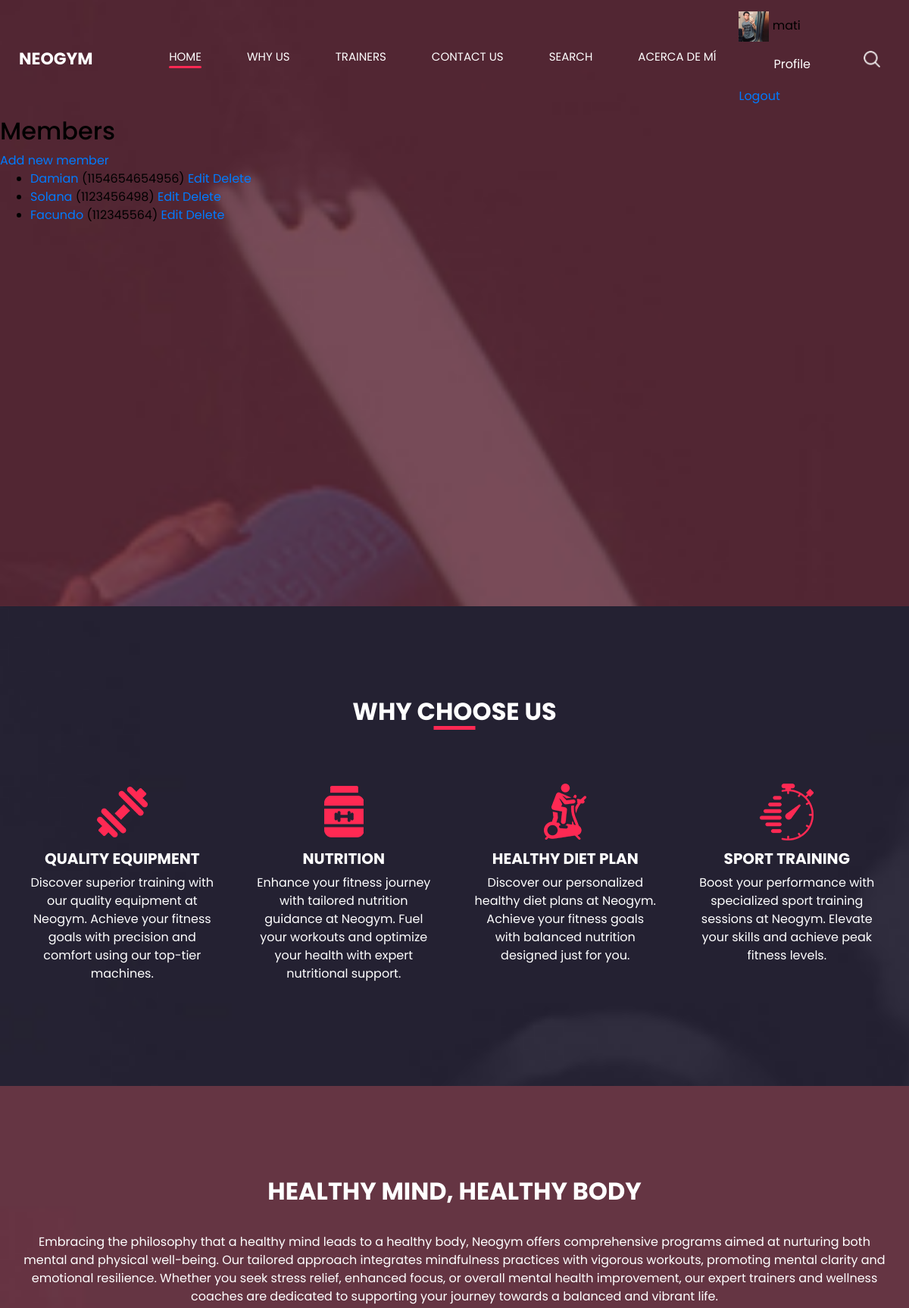
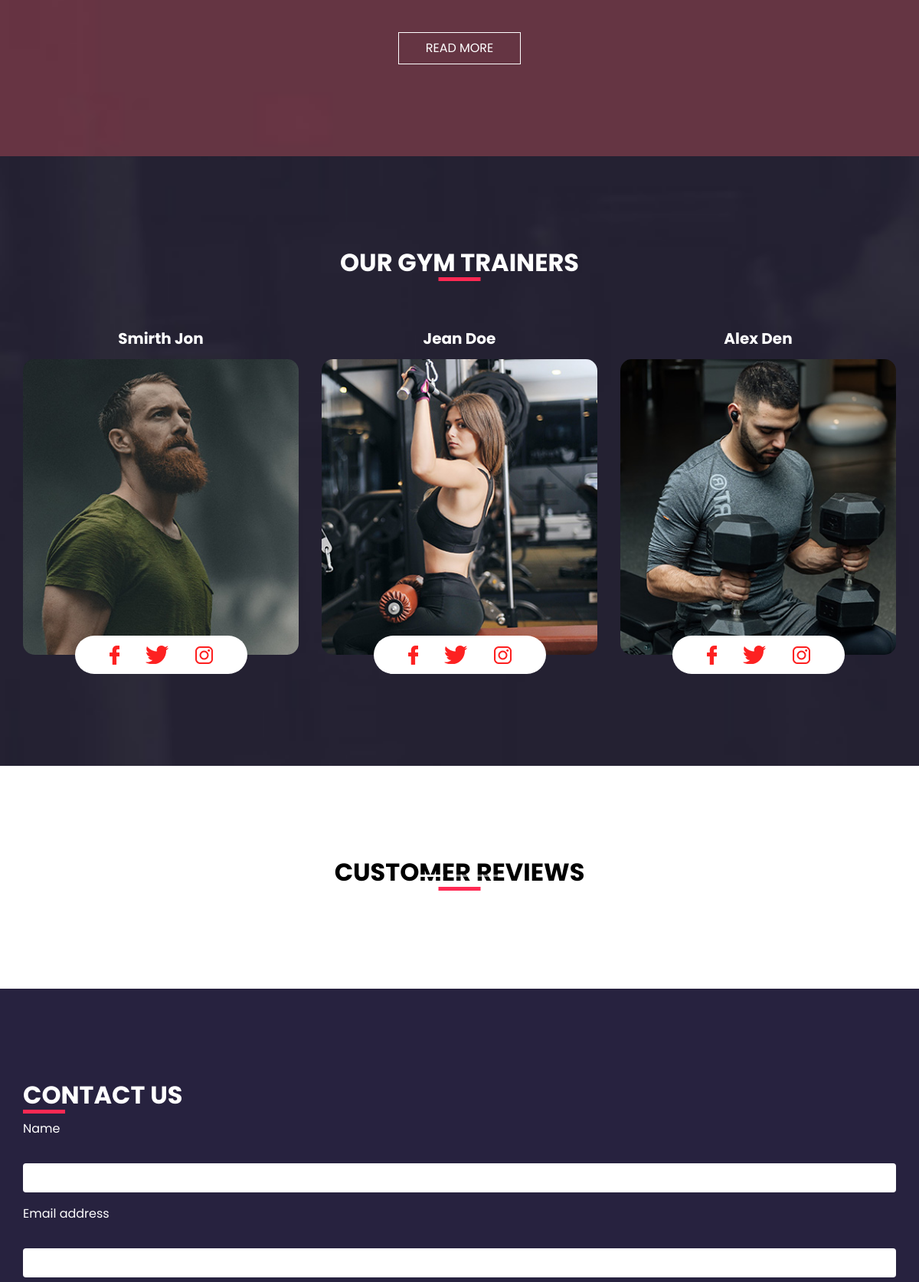
Page /members/ (signed in, upper part) on the committed database (2 pictures, top to bottom).
### main/models.py (models this page shows, shortened)
class Profile(models.Model):
    user = models.OneToOneField(User, on_delete=models.CASCADE)
    avatar = models.ImageField(default='default.jpg', upload_to='avatars')

class Member(models.Model):
    nombre = models.CharField(max_length=100)
    email = models.EmailField()
    telefono = models.CharField(max_length=20)
    mensaje = models.TextField()

### main/views.py (the view)
# urls.py: path('members/', main_views.member_list, name='member_list'),
@login_required
def member_list(request):
    members = Member.objects.all()
    return render(request, 'main/member_list.html', {'members': members})

### main/templates/main/member_list.html
{% extends 'main/index.html' %}
{% block content %}
  <h2>Members</h2>
  <a href="{% url 'member_create' %}">Add new member</a>
  <ul>
    {% for member in members %}
      <li>
        <a href="{% url 'member_detail' member.pk %}">{{ member.nombre }}</a>
        ({{ member.telefono }})
        <a href="{% url 'member_update' member.pk %}">Edit</a>
        <a href="{% url 'member_delete' member.pk %}">Delete</a>
      </li>
    {% endfor %}
  </ul>
{% endblock %}

### main/templates/main/index.html (shortened to what this page needs)
<!DOCTYPE html>
<html>
  <head>
    {% load static %}
    <link
      rel="stylesheet"
      type="text/css"
      href="https://cdnjs.cloudflare.com/ajax/libs/OwlCarousel2/2.3.4/assets/owl.carousel.min.css"
    />
    <link
      rel="stylesheet"
      type="text/css"
      href="{% static 'css/bootstrap.css' %}"
    />
    <link href="{% static 'css/style.css' %}" rel="stylesheet" />
    <link href="{% static 'css/responsive.css' %}" rel="stylesheet" />
  </head>
  <body>
    <div class="hero_area">
      <header class="header_section">
        <div class="container-fluid">
          <nav class="navbar navbar-expand-lg custom_nav-container">
            <a class="navbar-brand" href="{% url 'index' %}">
              <span> Neogym </span>
            </a>
            <div class="collapse navbar-collapse" id="navbarSupportedContent">
              <div
                class="d-flex ml-auto flex-column flex-lg-row align-items-center"
              >
                <ul class="navbar-nav">
                  <li class="nav-item active">
                    <a class="nav-link" href="{% url 'index' %}">Home <span class="sr-only">(current)</span></a>
                  </li>
                  <li class="nav-item">
                    <a class="nav-link" href="{% url 'why' %}"> Why us </a>
                  </li>
                  <li class="nav-item">
                    <a class="nav-link" href="{% url 'trainer' %}"> trainers</a>
                  </li>
                  <li class="nav-item">
                    <a class="nav-link" href="{% url 'contact' %}"> Contact Us</a>
                  </li>
                  <li class="nav-item">
                    <a class="nav-link" href="{% url 'search' %}"> Search </a>
                  </li>
                  <li class="nav-item">
                    <a class="nav-link" href="{% url 'about' %}"> Acerca de mí </a>
                  </li>
                </ul>
                <div class="user_option">
                  {% if user.is_authenticated %}
                  <div class="user_info">
                    <img src="{{ user.profile.avatar.url }}" alt="Avatar" height='40px' class="user_avatar">
                    <span>{{ user.username }}</span>
                    <a class="nav-link" href="{% url 'profile' %}">Profile</a>
                    <form method="post" action="{% url 'logout' %}">
                      <button type="submit" class="nav-link btn btn-link" style="padding: 0; border: none; background: none;">Logout</button>
                    </form>
                  </div>
                {% else %}
                  <a class="nav-link" href="{% url 'login' %}">Login</a>
                  <a class="nav-link" href="{% url 'register' %}">Register</a>
                {% endif %}
                  <form
                    class="form-inline my-2 my-lg-0 ml-0 ml-lg-4 mb-3 mb-lg-0"
                  >
                    <button
                      class="btn my-2 my-sm-0 nav_search-btn"
                      type="submit"
                    ></button>
                  </form>
                </div>
              </div>
            </div>
          </nav>
        </div>
      </header>
      {% block content %} {% endblock %}
    </div>
    <section class="us_section layout_padding">
      <div class="container">
        <div class="heading_container">
          <h2>Why Choose Us</h2>
        </div>
        <div class="us_container">
          <div class="row">
            <div class="col-lg-3 col-md-6">
              <div class="box">
                <div class="img-box">
                  <img src="{% static 'images/u-1.png' %}" alt="" />
                </div>
                <div class="detail-box">
                  <h5>QUALITY EQUIPMENT</h5>
                  <p>
                    Discover superior training with our quality equipment at
                    Neogym. Achieve your fitness goals with precision and
                    comfort using our top-tier machines.
                  </p>
                </div>
              </div>
            </div>
            <div class="col-lg-3 col-md-6">
              <div class="box">
                <div class="img-box">
                  <img src="{% static 'images/u-4.png' %}" alt="" />
                </div>
                <div class="detail-box">
                  <h5>NUTRITION</h5>
                  <p>
                    Enhance your fitness journey with tailored nutrition
                    guidance at Neogym. Fuel your workouts and optimize your
                    health with expert nutritional support.
                  </p>
                </div>
              </div>
            </div>
            <div class="col-lg-3 col-md-6">
              <div class="box">
                <div class="img-box">
                  <img src="{% static 'images/u-2.png' %}" alt="" />
                </div>
                <div class="detail-box">
                  <h5>HEALTHY DIET PLAN</h5>
                  <p>
                    Discover our personalized healthy diet plans at Neogym.
                    Achieve your fitness goals with balanced nutrition designed
                    just for you.
                  </p>
                </div>
              </div>
            </div>
            <div class="col-lg-3 col-md-6">
              <div class="box">
                <div class="img-box">
                  <img src="{% static 'images/u-3.png' %}" alt="" />
                </div>
                <div class="detail-box">
                  <h5>SPORT TRAINING</h5>
                  <p>
                    Boost your performance with specialized sport training
                    sessions at Neogym. Elevate your skills and achieve peak
                    fitness levels.
                  </p>
                </div>
              </div>
            </div>
          </div>
        </div>
      </div>
    </section>
    <section class="heathy_section layout_padding">
      <div class="container">
        <div class="row">
          <div class="col-md-12 mx-auto">
            <div class="detail-box">
              <h2>HEALTHY MIND, HEALTHY BODY</h2>
              <p>
                Embracing the philosophy that a healthy mind leads to a healthy
                body, Neogym offers comprehensive programs aimed at nurturing
                both mental and physical well-being. Our tailored approach
                integrates mindfulness practices with vigorous workouts,
                promoting mental clarity and emotional resilience. Whether you
                seek stress relief, enhanced focus, or overall mental health
                improvement, our expert trainers and wellness coaches are
                dedicated to supporting your journey towards a balanced and
                vibrant life.
              </p>
              <div class="btn-box">
                <a href=""> READ MORE </a>
              </div>
            </div>
          </div>
        </div>
      </div>
    </section>
    <section class="trainer_section layout_padding">
      <div class="container">
        <div class="heading_container">
          <h2>Our Gym Trainers</h2>
        </div>
        <div class="row">
          <div class="col-lg-4 col-md-6 mx-auto">
            <div class="box">
              <div class="name">
                <h5>Smirth Jon</h5>
              </div>
              <div class="img-box">
                <img src="{% static 'images/t1.jpg' %}" alt="" />
              </div>
              <div class="social_box">
                <a href="">
                  <img src="{% static 'images/facebook-logo.png' %}" alt="" />
                </a>
                <a href="">
                  <img src="{% static 'images/twitter.png' %}" alt="" />
                </a>
                <a href="">
                  <img src="{% static 'images/instagram-logo.png' %}" alt="" />
                </a>
              </div>
            </div>
          </div>
          <div class="col-lg-4 col-md-6 mx-auto">
            <div class="box">
              <div class="name">
                <h5>Jean Doe</h5>
              </div>
              <div class="img-box">
                <img src="{% static 'images/t2.jpg' %}" alt="" />
              </div>
              <div class="social_box">
                <a href="">
                  <img src="{% static 'images/facebook-logo.png' %}" alt="" />
                </a>
                <a href="">
                  <img src="{% static 'images/twitter.png' %}" alt="" />
                </a>
                <a href="">
                  <img src="{% static 'images/instagram-logo.png' %}" alt="" />
                </a>
              </div>
            </div>
          </div>
          <div class="col-lg-4 col-md-6 mx-auto">
            <div class="box">
              <div class="name">
                <h5>Alex Den</h5>
              </div>
              <div class="img-box">
                <img src="{% static 'images/t3.jpg' %}" alt="" />
              </div>
              <div class="social_box">
                <a href="">
                  <img src="{% static 'images/facebook-logo.png' %}" alt="" />
                </a>
                <a href="">
                  <img src="{% static 'images/twitter.png' %}" alt="" />
                </a>
                <a href="">
                  <img src="{% static 'images/instagram-logo.png' %}" alt="" />
                </a>
              </div>
            </div>
          </div>
        </div>
      </div>
    </section>
    <section class="review_section layout_padding">
      <div class="container">
        <div class="heading_container">
          <h2>Customer Reviews</h2>
        </div>
        <div
          id="review"
          class="carousel slide review_container"
          data-ride="carousel"
        >
          <ol class="carousel-indicators">
            <li data-target="#review" data-slide-to="0" class="active"></li>
            <li data-target="#review" data-slide-to="1"></li>
            <li data-target="#review" data-slide-to="2"></li>
          </ol>
          <a
            class="carousel-control-prev"
            href="#review"
            role="button"
            data-slide="prev"
          >
            <span class="carousel-control-prev-icon" aria-hidden="true"></span>
          </a>
          <a
            class="carousel-control-next"
            href="#review"
            role="button"
            data-slide="next"
          >
            <span class="carousel-control-next-icon" aria-hidden="true"></span>
          </a>
        </div>
      </div>
    </section>
    <section class="contact_section layout_padding">
      <div class="container">
        <div class="heading_container">
          <h2>Contact Us</h2>
        </div>
        <div class="contact_form-container">
          <div class="form-detail">
            <form action="{% url 'contact' %}" method="POST">
              <div class="form-group">
                <label for="name">Name</label>
                <input
                  type="text"
                  class="form-control"
                  id="name"
                  name="name"
                  required
                />
              </div>
              <div class="form-group">
                <label for="email">Email address</label>
                <input
                  type="email"
                  class="form-control"
                  id="email"
                  name="email"
                  required
                />
              </div>
            </form>
          </div>
        </div>
      </div>
    </section>
  </body>
</html>

### main/static/css/responsive.css (style rules this page uses)
@media (min-width: 1200px) { .container { max-width: 1170px; } }

### rows in the picture
Member: nombre "Damian", telefono "1154654654956"
Member: nombre "Solana", telefono "1123456498"
Member: nombre "Facundo", telefono "112345564"

### other values in the picture
{{ user.username }} "mati"
